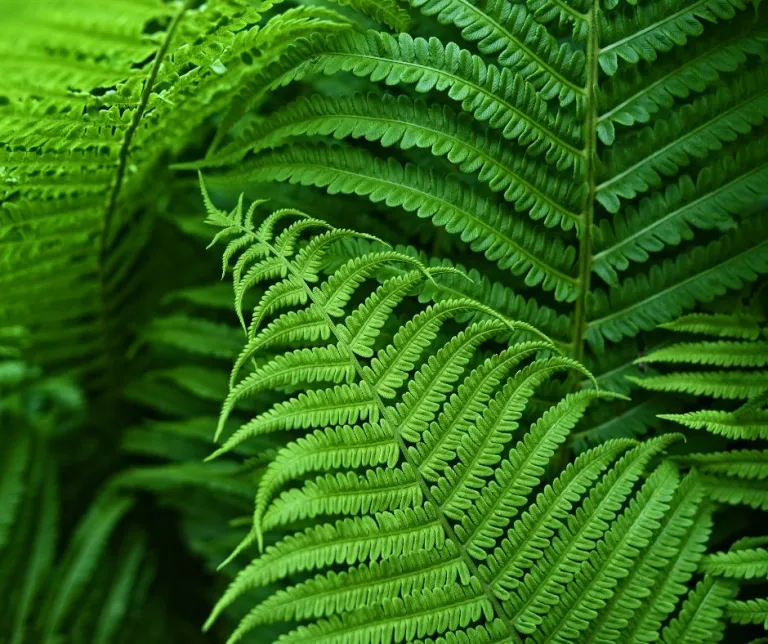
#> input picture test.jpg, 768 x 644 px
$ python mssc_full.py test.jpg test_partial_complexities.png test_partial_complexities.png test_partial_complexities.png
#> lines starting #> are read from the running program, lines starting #| are printed output that depends on the picture; long printed decimals are rounded
import numpy as np
import matplotlib.pyplot as plt
import matplotlib.image as mpimg
import sys
import time
import cv2

from scipy import stats
from skimage import io, transform

from scipy.signal import argrelextrema

import skimage as ski

import numpy.ma as ma
import csv
from PIL import Image
from PIL import ImageOps

import os

import os.path


import glob

import pandas as pd

import pickle

import math
from random import randint, random


# Function converting colored picture to the gray scale

def rgb2gray(rgb):
    return np.dot(rgb[...,:3], [0.2989, 0.5870, 0.1140])

# Function doing coarse graining of the image

def coarse_grain(img, depth):
    #if depth>11:#FIXME
        #depth=11
    stack_of_patterns = []  # To keep all the coarse-grained pictures
    stack_of_patterns.append(img)  # Append the original picture
    full_depth = int(np.log2(len(img))) # Estimates the total number of coarse-graining steps that can be done, assuming that we apply 2*2 filter at each step
    # do dft saving as complex output
    dft = np.fft.fft2(img, axes=(0,1))
    # apply shift of origin to center of image
    dft_shift = np.fft.fftshift(dft)
    mag = np.abs(dft_shift)
    if mag.all() != 0:
        spec = np.log(mag) / 20
    else:
        spec=0

    blur_range=np.geomspace(256.0, 1.0,num=15)#[128,96,64,48,32,24,16,12,8,4,2]#
    for iloop in range(1, depth):
        # create circle mask
        r=blur_range[iloop]
        radius = int(r)
        mask = np.zeros_like(img)
        cy = mask.shape[0] // 2
        cx = mask.shape[1] // 2
        #print('preparing mask')
        cv2.circle(mask, (cx,cy), radius, (255,255,255), -1)[0]

        fz=radius*2-1
        # blur the mask
        #print('preparing blurry mask')
        mask2 = cv2.GaussianBlur(mask, (fz,fz), 0)
        #print('done')
        # apply mask to dft_shift
        dft_shift_masked = np.multiply(dft_shift,mask) / 255
        dft_shift_masked2 = np.multiply(dft_shift,mask2) / 255

        # shift origin from center to upper left corner
        back_ishift = np.fft.ifftshift(dft_shift)
        back_ishift_masked = np.fft.ifftshift(dft_shift_masked)
        back_ishift_masked2 = np.fft.ifftshift(dft_shift_masked2)


        # do idft saving as complex output
        img_back = np.fft.ifft2(back_ishift, axes=(0,1))
        img_filtered = np.fft.ifft2(back_ishift_masked, axes=(0,1))
        img_filtered2 = np.fft.ifft2(back_ishift_masked2, axes=(0,1))

        # combine complex real and imaginary components to form (the magnitude for) the original image again
        img_back = np.abs(img_back).clip(0,255).astype(np.float64)
        img_filtered = np.abs(img_filtered).clip(0,255).astype(np.float64)
        img_filtered2 = np.abs(img_filtered2).clip(0,255).astype(np.float64)

        renormalized_pattern=img_filtered2
        '''
        for jloop in range(2**(full_depth-iloop)):   # The core averaging procedure
            for kloop in range(2**(full_depth-iloop)):

                pixel = 1/4. * (parental_pattern[kloop*2][jloop*2]+parental_pattern[kloop*2+1][jloop*2]+parental_pattern[kloop*2][jloop*2+1]+parental_pattern[kloop*2+1][jloop*2+1] )
                renormalized_pattern[kloop][jloop] = pixel
        '''
        stack_of_patterns.append(renormalized_pattern) # Append the renormalized picture to the stack

    return stack_of_patterns


# Function increasing resolution of a picture from N*N to 2N*2N - it is needed to compute overlap between subsequent renormalized patterns (they have to be of the same resolution)

# [24 lines left out: functions single_blow_up, blow_up, not called in this run]

# The main function computing partial and overall complexities

def compute_complexities(img):

    partials = []  # this will store partial complexities C1, C2, C3 etc.
    complexities = []   # this will store cumulative complexities like C1, C1+C2, C1+C2+C3... The final cumulative complexity is the overall one.

## The next six lines are simply to make sure that the image has dimension exactly 2^L * 2^L - unfortunately, this algorithm requires your data to be first scaled to this size
    '''
    depth1 = np.log2(len(img))  # Computes the possible depth of coarse graining using one side of the image
    depth2 = np.log2(len(img[0]))  # Computes the possible depth of coarse graining using the other side of the image

    #assert abs( int(depth1) - depth1 ) < 1e-6, "The first side should be a power of 2"
    #assert abs( int(depth2) - depth2 ) < 1e-6, "The second side should be a power of 2"

    depth1 = int(depth1)
    depth2 = int(depth2)
    '''
    #assert int(depth2) == int(depth1), "Sides must be equal"
    #print("depth="+str(depth1))
    depth1=15
    stack = coarse_grain(img, depth1)  # Does the coarse-graining to depth = (maximal depth - 3)  -  I assume that the last three patterns are too coarse to bear any interesting information
    #blown_up_stack=stack
    '''
    blown_up_stack = []      # Will store all the coarse-grained images upscaled to the original resolution
    blown_up_stack.append(img)   # Append the original image
    '''
    complexity = 0    # Will be the overall complexity
    partial = []

    #norm=np.einsum('ij,ij', img, img)
    #stack=stack/norm
    for iloop in range(1, len(stack)):

        #blown_up_stack.append(blow_up(stack[iloop], iloop))

        complexity += np.abs(np.einsum('ij,ij', stack[iloop], stack[iloop-1]) - np.einsum('ij,ij', stack[iloop-1], stack[iloop-1]))    # Add overlap(i,i-1) - overlap(i-1,i-1) to the complexity
        partial.append(np.abs(np.einsum('ij,ij', stack[iloop], stack[iloop-1]) - np.einsum('ij,ij', stack[iloop-1], stack[iloop-1])))  # Remember overlap(i,i-1) - overlap(i-1,i-1) as the partial complexity

        complexities.append(complexity)   # Array of cumulative complexities
        partials.append(partial)   # Array of partial complexities

        #Visualization of coarse-grained patterns; commented out for now

        clrmap='jet'
        datalim=(0, 0.006)
        font_size1=18
        font_size2=12

        #plt.imshow(blow_up(stack[iloop], iloop), cmap=plt.get_cmap('gray'), vmin=0, vmax=np.amax(blow_up(stack[iloop], iloop)))
        #plt.show()
    return complexity, partial


# [107 lines left out: functions debug_cg, regression, local_max_n, local_min_n, image_stats, not called in this run]

fpath="test.jpg"
cg_type='fft'

try:
#complexity_colour_fft.py suprematism "../Savoias-Dataset/Images/Suprematism/" "../Savoias-Dataset/Images/global_ranking/global_ranking_sup.xlsx" blur
	fpath=sys.argv[1]
except:
	print("computing MSSC for test.jpg by default. for a different file please run this script with appropriate parameters: mssc_base_script.py filename.jpg\n")
#cg_type=sys.argv[4]

print("read arguments")
############load sorted files##########################

img = Image.open(fpath)
#> img is the input picture: PIL image 768x644 RGB; mean R, G, B 48.5, 106.5, 22


im=np.array(img)#(ImageOps.grayscale(im)))

print("converted images to numpy")
#all 3 colours
complexity_list=[]
complexity_list_partial=[]
local_max_list=[]
local_min_list=[]


if len(im.shape) == 2:#for greyscale images
		rs = transform.resize(im, (512,512), anti_aliasing=False)
		rs=rs.astype(np.float64)
		norm=np.einsum('ij,ij', rs, rs)
		#intensity of image/square root of norm
		rs=rs/np.sqrt(norm)
		x, partial = compute_complexities(rs)   # Compute all the complexities for the image
		#print(x)
		#x=x/norm
		partial=partial/norm
		# [5 lines of commented-out code are left out]
else:
		rs = transform.resize(im, (512,512), anti_aliasing=False)
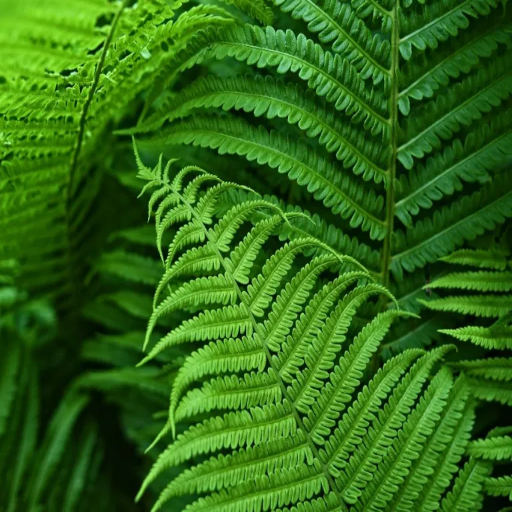
#> rs: shape (512, 512, 3) float64; mean R, G, B 0.19, 0.418, 0.0862
		im_channels=[im[:,:,0], im[:,:,1], im[:,:,2]]#FIXME there's a more elegant way to do this
		im_intensity=[0, 0, 0]
		j=0
		complexity_channels=[]
		complexity_channels_partial=[]
		for im_c in im_channels:
			norm=im_c/256
			coeff=np.sum(norm)/(norm.shape[0]*norm.shape[1])
			im_intensity[j]=coeff

			rs = transform.resize(im_c, (512,512), anti_aliasing=False)
			rs=rs.astype(np.float64)
			norm=np.einsum('ij,ij', rs, rs)
			rs=rs/np.sqrt(norm)
			#intensity of image/square root of norm

			x, partial = compute_complexities(rs)   # Compute all the complexities for the image
			#x=x/norm
			#partial=partial/norm
			j=j+1
			complexity_channels.append(x)
			complexity_channels_partial.append(partial)
#> this loop made 3 passes
#> (coeff, x) on passes 1 to 3: (0.189, 0.218), (0.416, 0.114), (0.0858, 0.329)
#> pass 1, `norm=im_c/256`:
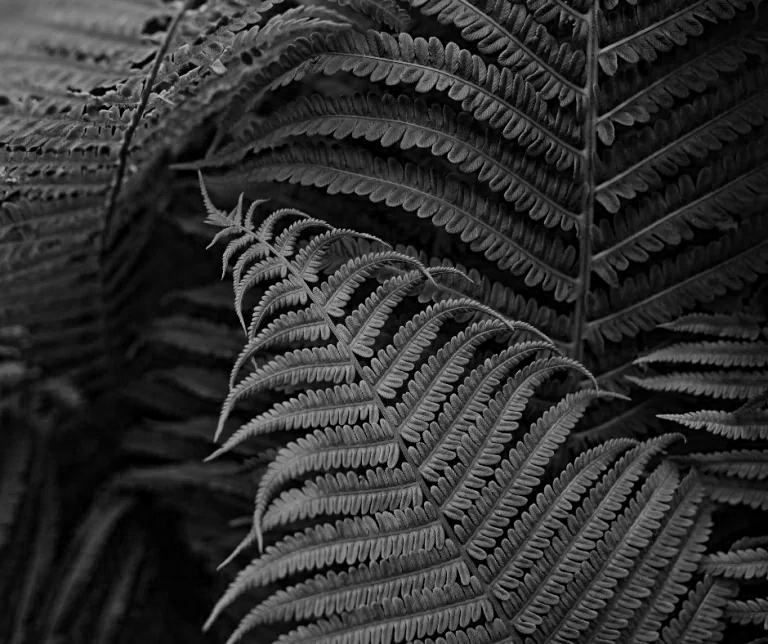
#> norm: shape (644, 768) float64; min 0, max 0.734, mean 0.189
#> pass 1, `rs = transform.resize(im_c, (512,512), anti_aliasing=False)`:
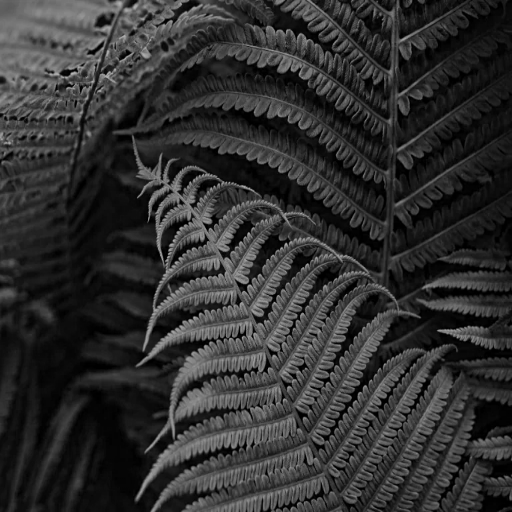
#> rs: shape (512, 512) float64; min 0, max 0.726, mean 0.19
#> pass 1, `rs=rs/np.sqrt(norm)`:
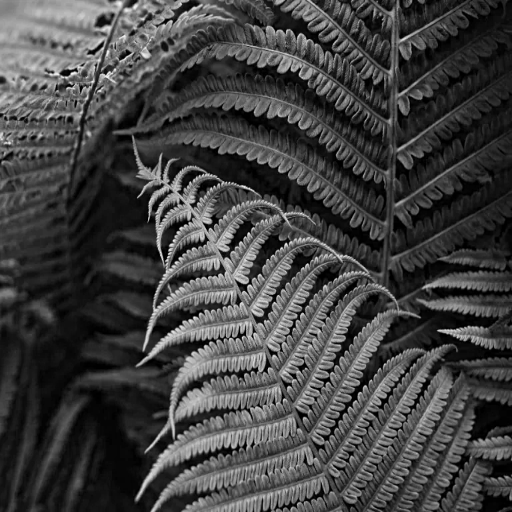
#> rs: shape (512, 512) float64; min 0, max 0.00597, mean 0.00156; drawn with min black and max white
#> after the loop:
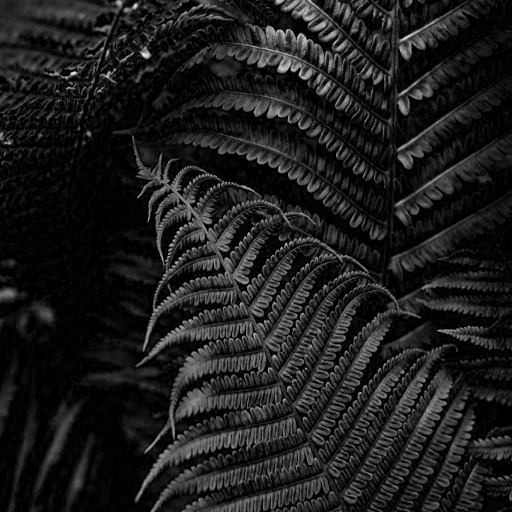
#> rs: shape (512, 512) float64; min 0, max 0.0112, mean 0.0013; drawn with min black and max white
#> after the loop, complexity_channels = [0.218, 0.114, 0.329]; complexity_channels_partial = 3 items; im_intensity = [0.189, 0.416, 0.0858]; j = 3

		cmpl=(im_intensity[0]*complexity_channels[0] + im_intensity[1]*complexity_channels[1] + im_intensity[2]*complexity_channels[2])/3
#> cmpl = 0.039
		cmpl_partial=(im_intensity[0]*np.asarray(complexity_channels_partial[0]) + im_intensity[1]*np.asarray(complexity_channels_partial[1]) + im_intensity[2]*np.asarray(complexity_channels_partial[2]))/3
#> cmpl_partial = [0.00297, 0.00225, 0.00275, 0.00331, 0.00354, 0.00419, 0.00363, 0.00365, 0.00224, 0.00327, 0.000788, 0.00367, 0.00276, 0]
		cmpl_partial=cmpl_partial
		# [5 lines of commented-out code are left out]


print(x)
#| 0.329
print(partial)
#| [0.03912, 0.03148, 0.03459, 0.03693, 0.03587, 0.0383, 0.03059, 0.02943, 0.01333, 0.01662, 0.004786, 0.01598, 0.001926, 0.0]

#FIXME: add a function for cutting off edges

x = np.arange(1, len(partial) + 1)
#> x = [1, 2, 3, 4, 5, 6, 7, 8, 9, 10, 11, 12, 13, 14]

plt.clf()
plt.figure(figsize=(7, 4))
plt.plot(x, partial)
plt.title("partial complexities")
plt.xticks(x)
plt.tight_layout()
plt.savefig(fpath.split('.')[0]+"_partial_complexities.png")
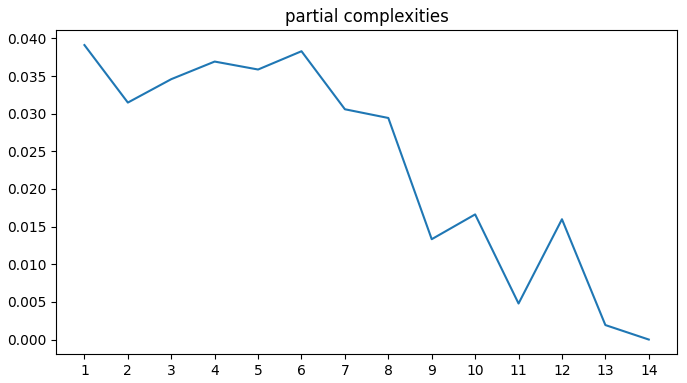
#> figure drawn by matplotlib, 1 panel; curve peaks at x = 1, y = 0.0391
